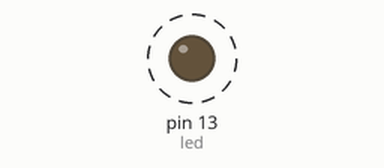
Bench run of a sketch on a simulated Arduino Uno, built with avr-gcc and run on an emulated ATmega328P. Shown: output pins drawn as LEDs (lit = HIGH). Dashed ring = blinking.

Above: at 0.5 s.
Timing chart, 0 to 4.6 s (numbered marks = the images above):
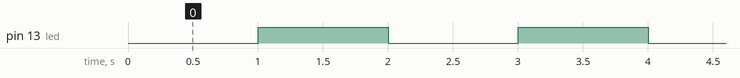

Measured:
- by itself, pin 13 (led): alternates HIGH for 1.0 s and LOW for 1.0 s

The sketch:

Timer1Interrupt.ino
```cpp
#include "TimerOne.h"

// pin 13 has an LED connected on most Arduino boards.
int led = 13;
volatile int ledState = LOW;

void setup()
{
  pinMode(led, OUTPUT);
  Timer1.initialize(1000000);         // initialize timer1. unit: microseconds
  Timer1.attachInterrupt(callback);  // attaches callback() as a timer overflow interrupt
}

void callback()
{
  ledState = !ledState;
}

void loop()
{
  digitalWrite(led, ledState);
}
```
